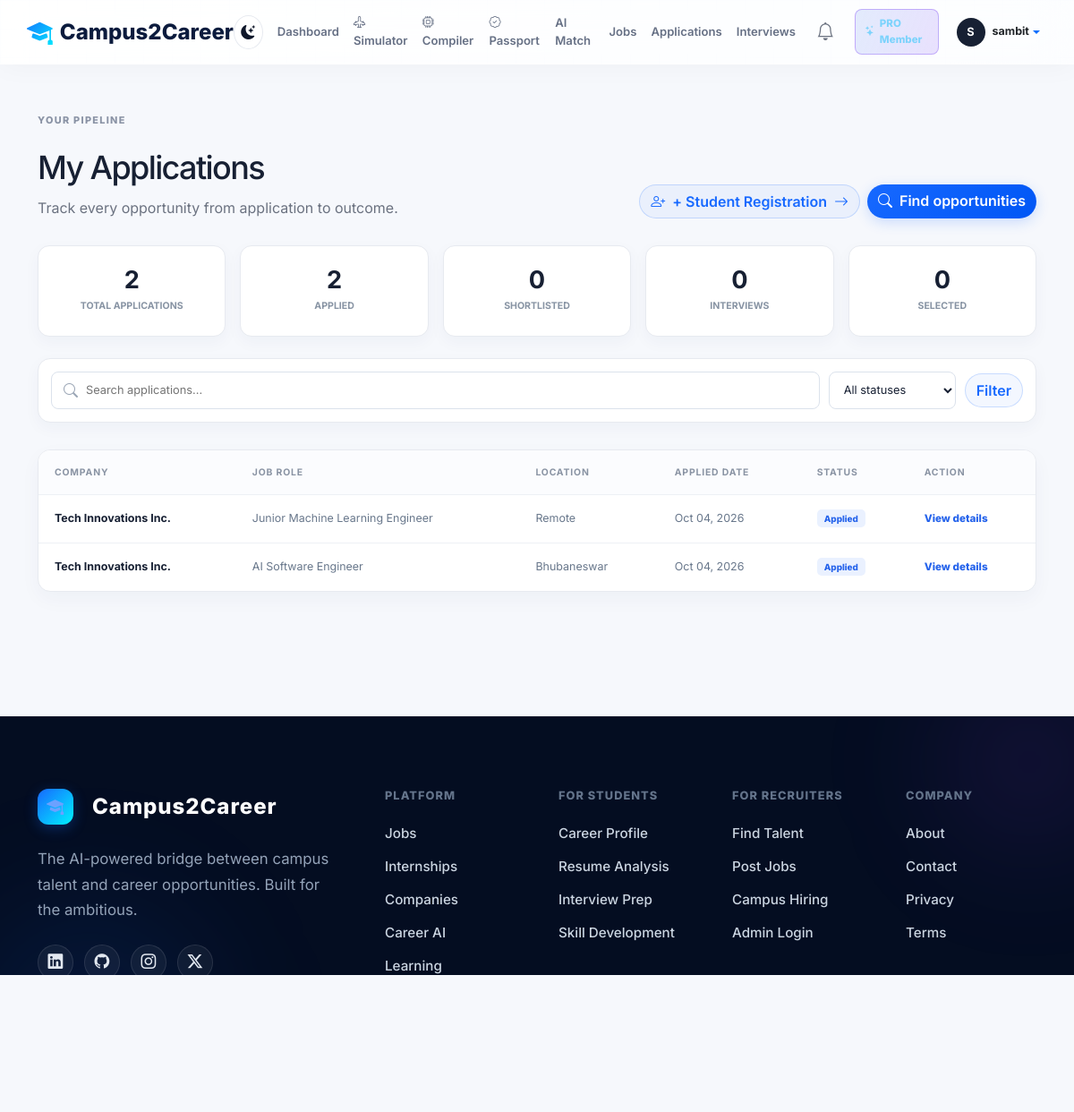
The page /student/applications/ (signed in) on the database its author committed.
### accounts/models.py (models this page shows, shortened)
class User(AbstractUser):
    ROLE_CHOICES = (
        ('STUDENT', 'Student'),
        ('PLACEMENT_OFFICER', 'Placement Officer'),
        ('RECRUITER', 'Recruiter'),
        ('SUPER_ADMIN', 'Super Admin'),
    )
    role = models.CharField(max_length=20, choices=ROLE_CHOICES, default='STUDENT')

### applications/models.py (models this page shows)
class Application(models.Model):
    STATUS_CHOICES = (
        ('APPLIED', 'Applied'),
        ('SHORTLISTED', 'Shortlisted'),
        ('ASSESSMENT', 'Assessment'),
        ('INTERVIEW', 'Interview'),
        ('SELECTED', 'Selected'),
        ('REJECTED', 'Rejected'),
    )
    student = models.ForeignKey(StudentProfile, on_delete=models.CASCADE, related_name='applications')
    job = models.ForeignKey(Job, on_delete=models.CASCADE, related_name='applications')
    status = models.CharField(max_length=20, choices=STATUS_CHOICES, default='APPLIED')
    resume_score = models.IntegerField(default=0, help_text="AI calculated score")
    created_at = models.DateTimeField(auto_now_add=True)
    updated_at = models.DateTimeField(auto_now=True)
    class Meta:
        unique_together = ('student', 'job')

### jobs/models.py (models this page shows, shortened)
class Job(models.Model):
    WORK_MODE_CHOICES = (
        ('Onsite', 'Onsite'),
        ('Hybrid', 'Hybrid'),
        ('Remote', 'Remote'),
    )
    INTERNSHIP_TYPE_CHOICES = (
        ('Full-Time', 'Full-Time'),
        ('Internship', 'Internship'),
        ('Contract', 'Contract'),
    )
    title = models.CharField(max_length=255)
    company = models.ForeignKey(Company, on_delete=models.CASCADE, related_name='jobs')
    description = models.TextField()
    location = models.CharField(max_length=255)
    job_type = models.CharField(max_length=100, default='Full-Time')
    salary = models.CharField(max_length=100, blank=True)
    minimum_cgpa = models.FloatField(default=0.0)
    maximum_backlogs = models.IntegerField(default=0)
    graduation_year = models.IntegerField(default=2026)
    eligible_degree = models.CharField(max_length=160, blank=True)
    experience_required = models.FloatField(default=0.0)
    required_programming_languages = models.CharField(max_length=500, blank=True)
    required_frameworks = models.CharField(max_length=500, blank=True)
    required_technologies = models.CharField(max_length=500, blank=True)
    min_tenth = models.FloatField(default=0.0)
    min_twelfth = models.FloatField(default=0.0)
    allowed_departments = models.CharField(max_length=255, blank=True)
    preferred_skills = models.ManyToManyField(Skill, related_name='preferred_jobs', blank=True)
    required_skills = models.ManyToManyField(Skill, related_name='required_jobs')
    work_mode = models.CharField(max_length=20, choices=WORK_MODE_CHOICES, default='Onsite')
    internship_type = models.CharField(max_length=20, choices=INTERNSHIP_TYPE_CHOICES, default='Full-Time')
    application_deadline = models.DateTimeField()
    is_verified = models.BooleanField(default=True)
    created_at = models.DateTimeField(auto_now_add=True)
    updated_at = models.DateTimeField(auto_now=True)

### companies/models.py (models this page shows, shortened)
class Company(models.Model):
    VERIFICATION_CHOICES = (
        ('PENDING', 'Verification Pending'),
        ('VERIFIED', 'Verified Company'),
        ('REJECTED', 'Rejected'),
    )
    name = models.CharField(max_length=255)
    industry = models.CharField(max_length=120, blank=True)
    description = models.TextField(blank=True)
    website = models.URLField(blank=True)
    logo = models.ImageField(upload_to='company_logos/', blank=True, null=True)
    locations = models.CharField(max_length=255, blank=True)
    hiring_process = models.TextField(blank=True)
    verification_status = models.CharField(max_length=20, choices=VERIFICATION_CHOICES, default='PENDING')
    is_demo = models.BooleanField(default=True)
    open_positions = models.IntegerField(default=0)
    internship_opportunities = models.IntegerField(default=0)
    created_at = models.DateTimeField(auto_now_add=True)
    updated_at = models.DateTimeField(auto_now=True)

### students/views.py (the view)
# urls.py: path('applications/', views.student_applications, name='student_applications'),
@role_required('STUDENT')
def student_applications(request):
    profile = _get_student_profile(request.user)
    applications = Application.objects.filter(student=profile).select_related('job', 'job__company').order_by('-created_at')
    query = request.GET.get('q', '').strip()
    status = request.GET.get('status', '').strip()
    if query:
        applications = applications.filter(Q(job__title__icontains=query) | Q(job__company__name__icontains=query))
    if status:
        applications = applications.filter(status=status)
    context = {
        'applications': applications,
        'query': query,
        'selected_status': status,
        'status_choices': Application.STATUS_CHOICES,
        'total_count': applications.count(),
        'applied_count': applications.filter(status='APPLIED').count(),
        'shortlisted_count': applications.filter(status='SHORTLISTED').count(),
        'interview_count': applications.filter(status__in=['ASSESSMENT', 'INTERVIEW']).count(),
        'selected_count': applications.filter(status='SELECTED').count(),
        'profile_completion': profile.completion_percentage,
    }
    return render(request, 'student/applications.html', context)

### templates/student/applications.html (shortened to what this page needs)
{% extends 'base.html' %}
{% block content %}
<a class="btn btn-outline-primary student-registration-link" data-registration-cta href="{% url 'student_register' %}"><i class="bi bi-person-plus me-2"></i>+ Student Registration <i class="bi bi-arrow-right ms-1"></i></a>
<main class="applications-page"><div class="container py-5"><div class="marketplace-heading"><div><span class="eyebrow">Your pipeline</span><h1>My Applications</h1><p>Track every opportunity from application to outcome.</p></div><a class="btn btn-primary" href="{% url 'job_list' %}"><i class="bi bi-search me-2"></i>Find opportunities</a></div><div class="application-summary row g-3 mb-4"><div class="col-6 col-lg"><div class="application-summary-card"><strong>{{ total_count }}</strong><span>Total Applications</span></div></div><div class="col-6 col-lg"><div class="application-summary-card"><strong>{{ applied_count }}</strong><span>Applied</span></div></div><div class="col-6 col-lg"><div class="application-summary-card"><strong>{{ shortlisted_count }}</strong><span>Shortlisted</span></div></div><div class="col-6 col-lg"><div class="application-summary-card"><strong>{{ interview_count }}</strong><span>Interviews</span></div></div><div class="col-6 col-lg"><div class="application-summary-card"><strong>{{ selected_count }}</strong><span>Selected</span></div></div></div><form class="application-filters" method="get"><div class="job-search"><i class="bi bi-search"></i><input type="search" name="q" value="{{ query }}" placeholder="Search applications..." aria-label="Search applications"></div><select name="status" aria-label="Filter applications by status"><option value="">All statuses</option>{% for value, label in status_choices %}<option value="{{ value }}"{% if selected_status == value %} selected{% endif %}>{{ label }}</option>{% endfor %}</select><button class="btn btn-outline-primary" type="submit">Filter</button></form>{% if messages %}{% for message in messages %}<div class="alert alert-{{ message.tags }}">{{ message }}</div>{% endfor %}{% endif %}<div class="applications-table-wrap"><table class="applications-table"><thead><tr><th>Company</th><th>Job Role</th><th>Location</th><th>Applied Date</th><th>Status</th><th>Action</th></tr></thead><tbody>{% for application in applications %}<tr><td><strong>{{ application.job.company.name }}</strong></td><td>{{ application.job.title }}</td><td>{{ application.job.location }}</td><td>{{ application.created_at|date:'M d, Y' }}</td><td><span class="status-pill status-{{ application.status|lower }}">{{ application.get_status_display }}</span></td><td><a class="text-link" href="{% url 'job_detail' application.job.id %}">View details</a></td></tr>{% empty %}<tr><td colspan="6"><div class="empty-state"><i class="bi bi-inbox"></i><strong>No applications found</strong><span>Explore opportunities and submit your first application.</span><a href="{% url 'job_list' %}" class="btn btn-sm btn-outline-primary">Browse jobs</a></div></td></tr>{% endfor %}</tbody></table></div><div class="application-mobile-list">{% for application in applications %}<article class="application-mobile-card"><div><span class="eyebrow">{{ application.job.company.name }}</span><h2>{{ application.job.title }}</h2><p>{{ application.job.location }} · {{ application.created_at|date:'M d, Y' }}</p></div><span class="status-pill status-{{ application.status|lower }}">{{ application.get_status_display }}</span><a class="text-link" href="{% url 'job_detail' application.job.id %}">View details </a></article>{% endfor %}</div></div></main>
{% endblock %}

### templates/base.html (shortened to what this page needs)
{% load static %}
<!DOCTYPE html>
<html lang="en">
<head>
    <link href="https://cdn.jsdelivr.net/npm/bootstrap@5.3.0/dist/css/bootstrap.min.css" rel="stylesheet">
    <link rel="stylesheet" href="https://cdn.jsdelivr.net/npm/bootstrap-icons@1.11.0/font/bootstrap-icons.css">
    <link rel="stylesheet" href="{% static 'css/style.css' %}?v=20260912">
    <link rel="stylesheet" href="{% static 'css/premium_hero.css' %}?v=20260918_v2">
    <link href="https://unpkg.com/aos@2.3.1/dist/aos.css" rel="stylesheet">
</head>
<body>
    <nav class="navbar navbar-expand-lg sticky-top app-navbar">
        <div class="container px-3 px-lg-0">
            <a class="premium-nav-brand" href="{% url 'home' %}">
                <i class="bi bi-mortarboard-fill"></i>
                Campus2Career
            </a>
            <div class="collapse navbar-collapse" id="mainNavigation">
            <div class="nav-actions d-flex align-items-center gap-3 ms-auto">
                <button type="button" class="theme-toggle" aria-label="Toggle theme" title="Toggle light/dark mode">
                    <i class="bi bi-moon-stars-fill theme-icon dark-icon"></i>
                </button>
                {% if request.user.is_authenticated %}
                <a href="{% url 'dashboard_redirect' %}" class="public-nav-link">Dashboard</a>
                <a href="{% url 'simulator_catalog' %}" class="public-nav-link"><i class="bi bi-airplane-engines me-1"></i>Simulator</a>
                <a href="{% url 'opportunity_compiler_home' %}" class="public-nav-link"><i class="bi bi-cpu me-1"></i>Compiler</a>
                <a href="{% url 'proof_passport_dashboard' %}" class="public-nav-link"><i class="bi bi-patch-check me-1"></i>Passport</a>
                <a href="{% url 'career_match' %}" class="public-nav-link">AI Match</a>
                <a href="{% url 'job_list' %}" class="public-nav-link{% if request.resolver_match.url_name == 'student_profile' %} active{% endif %}">Jobs</a>
                {% if request.resolver_match.url_name != 'student_profile' %}
                {% if request.user.role == 'STUDENT' %}<a href="{% url 'student_applications' %}" class="public-nav-link">Applications</a>{% endif %}
                <a href="{% url 'interview_list' %}" class="public-nav-link">Interviews</a>
                {% endif %}
                <a href="{% url 'notification_list' %}" class="nav-icon-link" aria-label="Notifications"><i class="bi bi-bell fs-5"></i></a>
                {% if request.user.membership.is_active %}<a href="{% url 'pro_landing' %}" class="pro-nav-link"><i class="bi bi-stars"></i> PRO Member</a>{% else %}<a href="{% url 'pro_landing' %}" class="pro-nav-link"><i class="bi bi-stars"></i> Go PRO</a>{% endif %}
                <div class="dropdown">
                    <a href="#" class="user-menu d-flex align-items-center text-decoration-none dropdown-toggle" data-bs-toggle="dropdown" aria-label="Open profile menu">
                        <span class="avatar avatar-sm me-2">{{ request.user.first_name|first|default:request.user.username|first|upper }}</span>
                        <strong class="text-dark user-name">{{ request.user.get_full_name|default:request.user.username }}</strong>
                    </a>
                </div>
                {% endif %}
            </div>
        </div>
            </div>
        </nav>
    {% block content %}{% endblock %}
    <footer class="site-footer premium-footer">
        <div class="footer-glow-left"></div>
        <div class="footer-glow-right"></div>
        <div class="container relative-z">
            <div class="row g-5">
                <div class="col-lg-4">
                    <a class="footer-brand premium-footer-brand" href="{% url 'home' %}">
                        <span class="brand-mark"><i class="bi bi-mortarboard-fill"></i></span>
                        Campus2Career
                    </a>
                    <p class="mt-4 mb-4 footer-desc">The AI-powered bridge between campus talent and career opportunities. Built for the ambitious.</p>
                    <div class="footer-social premium-social">
                        <a href="#" aria-label="LinkedIn"><i class="bi bi-linkedin"></i></a>
                        <a href="#" aria-label="GitHub"><i class="bi bi-github"></i></a>
                        <a href="#" aria-label="Instagram"><i class="bi bi-instagram"></i></a>
                        <a href="#" aria-label="Twitter"><i class="bi bi-twitter-x"></i></a>
                    </div>
                </div>
                <div class="col-6 col-lg-2">
                    <h2 class="footer-heading">Platform</h2>
                    <div class="footer-links">
                        <a href="{% url 'job_list' %}">Jobs</a>
                        <a href="{% url 'job_list' %}">Internships</a>
                        <a href="{% url 'job_list' %}">Companies</a>
                        <a href="{% url 'career_match' %}">Career AI</a>
                        <a href="{% url 'interview_list' %}">Learning</a>
                    </div>
                </div>
                <div class="col-6 col-lg-2">
                    <h2 class="footer-heading">For Students</h2>
                    <div class="footer-links">
                        <a href="{% url 'profile' %}">Career Profile</a>
                        <a href="{% url 'career_match' %}">Resume Analysis</a>
                        <a href="{% url 'interview_list' %}">Interview Prep</a>
                        <a href="{% url 'career_match' %}">Skill Development</a>
                    </div>
                </div>
                <div class="col-6 col-lg-2">
                    <h2 class="footer-heading">For Recruiters</h2>
                    <div class="footer-links">
                        <a href="{% url 'recruiter_job_create' %}">Find Talent</a>
                        <a href="{% url 'recruiter_job_create' %}">Post Jobs</a>
                        <a href="{% url 'admin_login' %}">Campus Hiring</a>
                        <a href="{% url 'admin_login' %}">Admin Login</a>
                    </div>
                </div>
                <div class="col-6 col-lg-2">
                    <h2 class="footer-heading">Company</h2>
                    <div class="footer-links">
                        <a href="{% url 'home' %}#about">About</a>
                        <a href="mailto:hello@campuslink.local">Contact</a>
                        <a href="#">Privacy</a>
                        <a href="#">Terms</a>
                    </div>
                </div>
            </div>
            <div class="footer-bottom premium-footer-bottom">
                <div class="d-flex flex-column flex-md-row justify-content-between align-items-center gap-3">
                    <span>© 2026 Campus2Career. All rights reserved.</span>
                    <div class="footer-bottom-links">
                        <span>Connect. Learn. Apply. Grow.</span>
                    </div>
                </div>
            </div>
        </div>
    </footer>
</body>
</html>

### rows shown on the page
User: user.first_name|first "S", user.get_full_name "sambit"
Application: job.company.name "Tech Innovations Inc.", job "Junior Machine Learning Engineer", job.location "Remote", created_at "Oct 04, 2026", status "Applied"
Application: job.company.name "Tech Innovations Inc.", job "AI Software Engineer", job.location "Bhubaneswar", created_at "Oct 04, 2026", status "Applied"

### other values the page prints
{{ total_count }} "2"
{{ applied_count }} "2"
{{ shortlisted_count }} "0"
{{ interview_count }} "0"
{{ selected_count }} "0"
